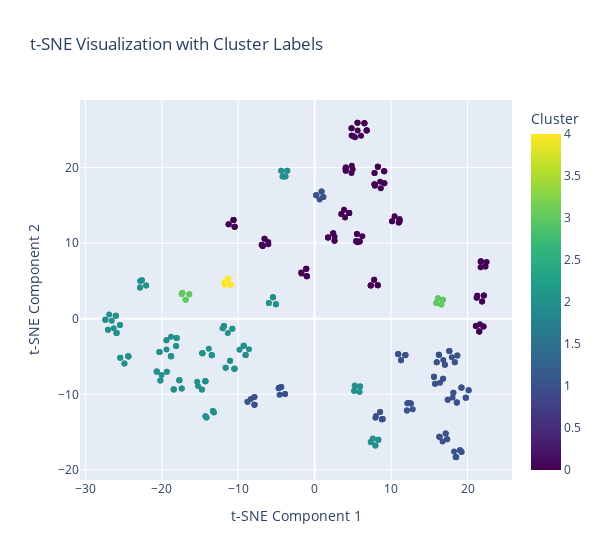

Here is the notebook cell this chart was saved with:
### Markdown cell above
## TSNE

### Code cell
import plotly.express as px
from sklearn.manifold import TSNE

# Assuming 'encoded_data' is your dataframe containing the data points

# Initialize t-SNE
tsne = TSNE(n_components=2, random_state=42)

# Fit and transform data points using t-SNE
tsne_features = tsne.fit_transform(encoded_data.drop('Cluster', axis=1))  # Assuming you already added the 'Cluster' column

# Add t-SNE features to the dataframe
encoded_data['TSNE1'] = tsne_features[:, 0]
encoded_data['TSNE2'] = tsne_features[:, 1]

# Plot the distribution using Plotly
fig = px.scatter(encoded_data, x='TSNE1', y='TSNE2', color='Cluster', 
                 color_continuous_scale='viridis', 
                 labels={'TSNE1': 't-SNE Component 1', 'TSNE2': 't-SNE Component 2'},
                 title='t-SNE Visualization with Cluster Labels')
fig.update_layout(width=600)
fig.show()

### Figure 1 — Plotly figure (JSON) as saved in the notebook; plotly's stock layout.template omitted (floating-point values rounded to 4 significant figures; data arrays with more than 128 entries replaced by an {"elided": "..."} marker saying what was removed)
{"data": [{"hovertemplate": "t-SNE Component 1=%{x}<br>t-SNE Component 2=%{y}<br>Cluster=%{marker.color}<extra></extra>", "legendgroup": "", "marker": {"color": {"elided": "400 int values"}, "coloraxis": "coloraxis", "symbol": "circle"}, "mode": "markers", "name": "", "orientation": "v", "showlegend": false, "type": "scatter", "x": {"elided": "400 float values"}, "xaxis": "x", "y": {"elided": "400 float values"}, "yaxis": "y"}], "layout": {"coloraxis": {"colorbar": {"title": {"text": "Cluster"}}, "colorscale": [[0, "#440154"], [0.1111, "#482878"], [0.2222, "#3e4989"], [0.3333, "#31688e"], [0.4444, "#26828e"], [0.5556, "#1f9e89"], [0.6667, "#35b779"], [0.7778, "#6ece58"], [0.8889, "#b5de2b"], [1, "#fde725"]]}, "legend": {"tracegroupgap": 0}, "title": {"text": "t-SNE Visualization with Cluster Labels"}, "width": 600, "xaxis": {"anchor": "y", "domain": [0, 1], "title": {"text": "t-SNE Component 1"}}, "yaxis": {"anchor": "x", "domain": [0, 1], "title": {"text": "t-SNE Component 2"}}}}
